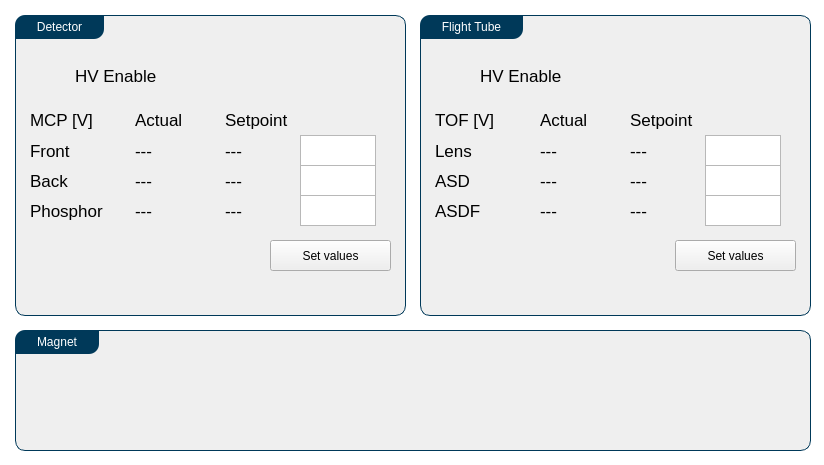
<?xml version="1.0" encoding="UTF-8"?>
<ui version="4.0">
 <class>MainWindow</class>
 <widget class="QMainWindow" name="MainWindow">
  <property name="geometry">
   <rect>
    <x>0</x>
    <y>0</y>
    <width>824</width>
    <height>465</height>
   </rect>
  </property>
  <property name="windowTitle">
   <string>Spectrometer - UrsaPQ Remote</string>
  </property>
  <property name="styleSheet">
   <string notr="true">#centralwidget{
	background-color: #FFFFFF;
}

QLabel {
	font-size: 12.5pt;
}

QGroupBox {
	background-color: #EFEFEF;
    border: 1px solid gray;
    border-color: #003959;
    border-radius: 10px;
}

QGroupBox::title {
    subcontrol-position: top left;
 	border-top-left-radius: 10px;
 	border-bottom-right-radius: 10px;
    padding: 5px 20px;
    background-color: #003959;
    color: rgb(255, 255, 255);
}</string>
  </property>
  <widget class="QWidget" name="centralwidget">
   <widget class="QGroupBox" name="groupBox_3">
    <property name="geometry">
     <rect>
      <x>420</x>
      <y>15</y>
      <width>391</width>
      <height>301</height>
     </rect>
    </property>
    <property name="title">
     <string>Flight Tube</string>
    </property>
    <widget class="QWidget" name="verticalLayoutWidget_6">
     <property name="geometry">
      <rect>
       <x>15</x>
       <y>45</y>
       <width>46</width>
       <height>31</height>
      </rect>
     </property>
     <layout class="QVBoxLayout" name="tofEnableBox"/>
    </widget>
    <widget class="QLabel" name="label_7">
     <property name="geometry">
      <rect>
       <x>60</x>
       <y>45</y>
       <width>166</width>
       <height>31</height>
      </rect>
     </property>
     <property name="text">
      <string>HV Enable</string>
     </property>
    </widget>
    <widget class="QWidget" name="widget_2" native="true">
     <property name="geometry">
      <rect>
       <x>15</x>
       <y>120</y>
       <width>361</width>
       <height>151</height>
      </rect>
     </property>
     <widget class="QLabel" name="label_10">
      <property name="geometry">
       <rect>
        <x>0</x>
        <y>0</y>
        <width>76</width>
        <height>31</height>
       </rect>
      </property>
      <property name="text">
       <string>Lens</string>
      </property>
     </widget>
     <widget class="QLabel" name="label_11">
      <property name="geometry">
       <rect>
        <x>0</x>
        <y>30</y>
        <width>91</width>
        <height>31</height>
       </rect>
      </property>
      <property name="text">
       <string>ASD</string>
      </property>
     </widget>
     <widget class="QLabel" name="label_12">
      <property name="geometry">
       <rect>
        <x>0</x>
        <y>60</y>
        <width>106</width>
        <height>31</height>
       </rect>
      </property>
      <property name="text">
       <string>ASDF</string>
      </property>
     </widget>
     <widget class="QLabel" name="tipSetPoint_8">
      <property name="geometry">
       <rect>
        <x>105</x>
        <y>0</y>
        <width>91</width>
        <height>31</height>
       </rect>
      </property>
      <property name="text">
       <string>---</string>
      </property>
     </widget>
     <widget class="QLabel" name="tipSetPoint_9">
      <property name="geometry">
       <rect>
        <x>105</x>
        <y>30</y>
        <width>91</width>
        <height>31</height>
       </rect>
      </property>
      <property name="text">
       <string>---</string>
      </property>
     </widget>
     <widget class="QLabel" name="tipSetPoint_10">
      <property name="geometry">
       <rect>
        <x>105</x>
        <y>60</y>
        <width>91</width>
        <height>31</height>
       </rect>
      </property>
      <property name="text">
       <string>---</string>
      </property>
     </widget>
     <widget class="QPlainTextEdit" name="tipSetPoint_in_5">
      <property name="geometry">
       <rect>
        <x>270</x>
        <y>0</y>
        <width>76</width>
        <height>31</height>
       </rect>
      </property>
     </widget>
     <widget class="QPushButton" name="tofSetButton">
      <property name="geometry">
       <rect>
        <x>240</x>
        <y>105</y>
        <width>121</width>
        <height>31</height>
       </rect>
      </property>
      <property name="text">
       <string>Set values</string>
      </property>
     </widget>
     <widget class="QLabel" name="tipSetPoint_11">
      <property name="geometry">
       <rect>
        <x>195</x>
        <y>0</y>
        <width>76</width>
        <height>31</height>
       </rect>
      </property>
      <property name="text">
       <string>---</string>
      </property>
     </widget>
     <widget class="QLabel" name="tipSetPoint_12">
      <property name="geometry">
       <rect>
        <x>195</x>
        <y>30</y>
        <width>76</width>
        <height>31</height>
       </rect>
      </property>
      <property name="text">
       <string>---</string>
      </property>
     </widget>
     <widget class="QLabel" name="tipSetPoint_13">
      <property name="geometry">
       <rect>
        <x>195</x>
        <y>60</y>
        <width>76</width>
        <height>31</height>
       </rect>
      </property>
      <property name="text">
       <string>---</string>
      </property>
     </widget>
     <widget class="QPlainTextEdit" name="tipSetPoint_in_6">
      <property name="geometry">
       <rect>
        <x>270</x>
        <y>30</y>
        <width>76</width>
        <height>31</height>
       </rect>
      </property>
     </widget>
     <widget class="QPlainTextEdit" name="tipSetPoint_in_7">
      <property name="geometry">
       <rect>
        <x>270</x>
        <y>60</y>
        <width>76</width>
        <height>31</height>
       </rect>
      </property>
     </widget>
    </widget>
    <widget class="QLabel" name="label_13">
     <property name="geometry">
      <rect>
       <x>120</x>
       <y>90</y>
       <width>76</width>
       <height>30</height>
      </rect>
     </property>
     <property name="text">
      <string>Actual</string>
     </property>
    </widget>
    <widget class="QLabel" name="label_14">
     <property name="geometry">
      <rect>
       <x>210</x>
       <y>90</y>
       <width>76</width>
       <height>30</height>
      </rect>
     </property>
     <property name="text">
      <string>Setpoint</string>
     </property>
    </widget>
    <widget class="QLabel" name="label_15">
     <property name="geometry">
      <rect>
       <x>15</x>
       <y>90</y>
       <width>76</width>
       <height>30</height>
      </rect>
     </property>
     <property name="text">
      <string>TOF [V]</string>
     </property>
    </widget>
   </widget>
   <widget class="QGroupBox" name="groupBox">
    <property name="geometry">
     <rect>
      <x>15</x>
      <y>15</y>
      <width>391</width>
      <height>301</height>
     </rect>
    </property>
    <property name="title">
     <string>Detector</string>
    </property>
    <widget class="QWidget" name="verticalLayoutWidget_2">
     <property name="geometry">
      <rect>
       <x>15</x>
       <y>45</y>
       <width>46</width>
       <height>31</height>
      </rect>
     </property>
     <layout class="QVBoxLayout" name="mcpEnableBox"/>
    </widget>
    <widget class="QLabel" name="label_3">
     <property name="geometry">
      <rect>
       <x>60</x>
       <y>45</y>
       <width>166</width>
       <height>31</height>
      </rect>
     </property>
     <property name="text">
      <string>HV Enable</string>
     </property>
    </widget>
    <widget class="QWidget" name="widget" native="true">
     <property name="geometry">
      <rect>
       <x>15</x>
       <y>120</y>
       <width>361</width>
       <height>151</height>
      </rect>
     </property>
     <widget class="QLabel" name="label_6">
      <property name="geometry">
       <rect>
        <x>0</x>
        <y>0</y>
        <width>76</width>
        <height>31</height>
       </rect>
      </property>
      <property name="text">
       <string>Front</string>
      </property>
     </widget>
     <widget class="QLabel" name="label_9">
      <property name="geometry">
       <rect>
        <x>0</x>
        <y>30</y>
        <width>91</width>
        <height>31</height>
       </rect>
      </property>
      <property name="text">
       <string>Back</string>
      </property>
     </widget>
     <widget class="QLabel" name="label_8">
      <property name="geometry">
       <rect>
        <x>0</x>
        <y>60</y>
        <width>106</width>
        <height>31</height>
       </rect>
      </property>
      <property name="text">
       <string>Phosphor</string>
      </property>
     </widget>
     <widget class="QLabel" name="mcpFront_act">
      <property name="geometry">
       <rect>
        <x>105</x>
        <y>0</y>
        <width>91</width>
        <height>31</height>
       </rect>
      </property>
      <property name="text">
       <string>---</string>
      </property>
     </widget>
     <widget class="QLabel" name="mcpBack_act">
      <property name="geometry">
       <rect>
        <x>105</x>
        <y>30</y>
        <width>91</width>
        <height>31</height>
       </rect>
      </property>
      <property name="text">
       <string>---</string>
      </property>
     </widget>
     <widget class="QLabel" name="mcpPhos_act">
      <property name="geometry">
       <rect>
        <x>105</x>
        <y>60</y>
        <width>91</width>
        <height>31</height>
       </rect>
      </property>
      <property name="text">
       <string>---</string>
      </property>
     </widget>
     <widget class="QPlainTextEdit" name="mcpFront_in">
      <property name="geometry">
       <rect>
        <x>270</x>
        <y>0</y>
        <width>76</width>
        <height>31</height>
       </rect>
      </property>
     </widget>
     <widget class="QPushButton" name="mcpSetButton">
      <property name="geometry">
       <rect>
        <x>240</x>
        <y>105</y>
        <width>121</width>
        <height>31</height>
       </rect>
      </property>
      <property name="text">
       <string>Set values</string>
      </property>
     </widget>
     <widget class="QLabel" name="mcpFront_set">
      <property name="geometry">
       <rect>
        <x>195</x>
        <y>0</y>
        <width>76</width>
        <height>31</height>
       </rect>
      </property>
      <property name="text">
       <string>---</string>
      </property>
     </widget>
     <widget class="QLabel" name="mcpBack_set">
      <property name="geometry">
       <rect>
        <x>195</x>
        <y>30</y>
        <width>76</width>
        <height>31</height>
       </rect>
      </property>
      <property name="text">
       <string>---</string>
      </property>
     </widget>
     <widget class="QLabel" name="mcpPhos_set">
      <property name="geometry">
       <rect>
        <x>195</x>
        <y>60</y>
        <width>76</width>
        <height>31</height>
       </rect>
      </property>
      <property name="text">
       <string>---</string>
      </property>
     </widget>
     <widget class="QPlainTextEdit" name="mcpBack_in">
      <property name="geometry">
       <rect>
        <x>270</x>
        <y>30</y>
        <width>76</width>
        <height>31</height>
       </rect>
      </property>
     </widget>
     <widget class="QPlainTextEdit" name="mcpPhos_in">
      <property name="geometry">
       <rect>
        <x>270</x>
        <y>60</y>
        <width>76</width>
        <height>31</height>
       </rect>
      </property>
     </widget>
    </widget>
    <widget class="QLabel" name="label_2">
     <property name="geometry">
      <rect>
       <x>120</x>
       <y>90</y>
       <width>76</width>
       <height>30</height>
      </rect>
     </property>
     <property name="text">
      <string>Actual</string>
     </property>
    </widget>
    <widget class="QLabel" name="label_4">
     <property name="geometry">
      <rect>
       <x>210</x>
       <y>90</y>
       <width>76</width>
       <height>30</height>
      </rect>
     </property>
     <property name="text">
      <string>Setpoint</string>
     </property>
    </widget>
    <widget class="QLabel" name="label_5">
     <property name="geometry">
      <rect>
       <x>15</x>
       <y>90</y>
       <width>76</width>
       <height>30</height>
      </rect>
     </property>
     <property name="text">
      <string>MCP [V]</string>
     </property>
    </widget>
   </widget>
   <widget class="QGroupBox" name="groupBox_2">
    <property name="geometry">
     <rect>
      <x>15</x>
      <y>330</y>
      <width>796</width>
      <height>121</height>
     </rect>
    </property>
    <property name="title">
     <string>Magnet</string>
    </property>
   </widget>
  </widget>
 </widget>
 <resources/>
 <connections/>
</ui>
